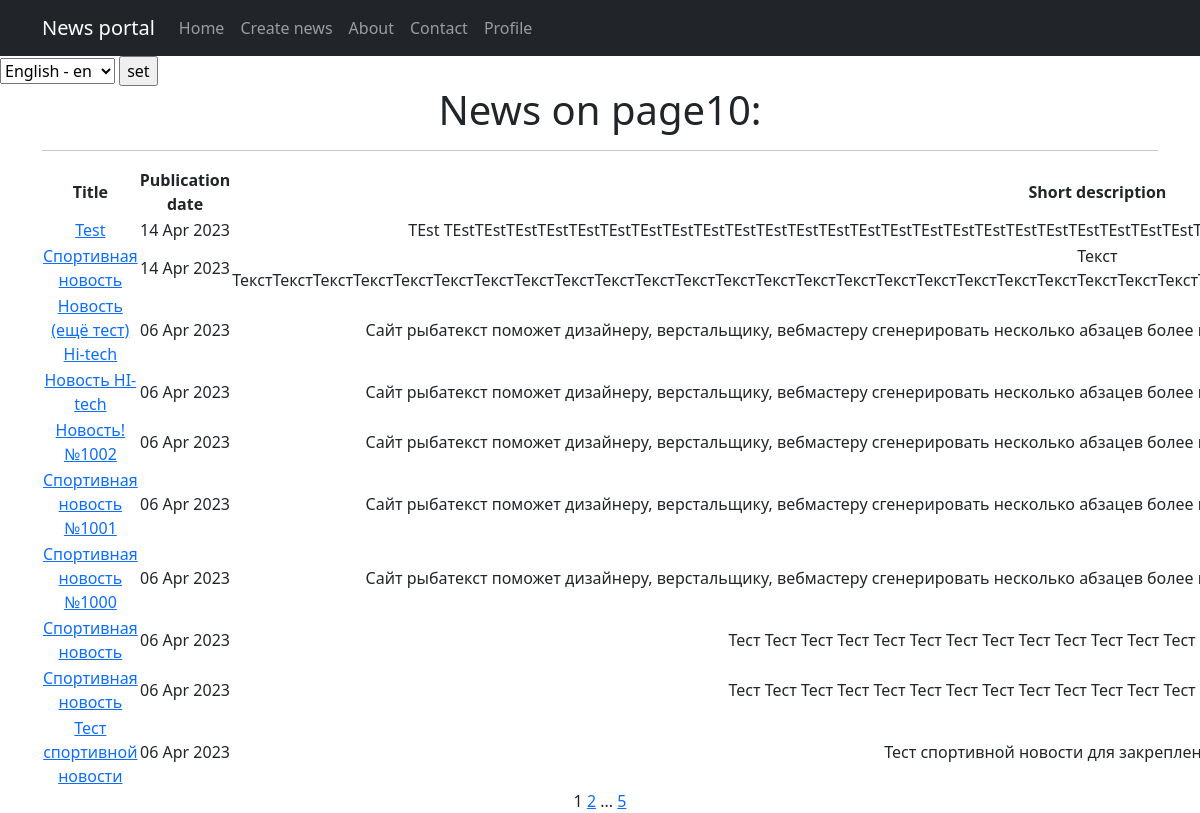
Before: /news/ with the older database file.
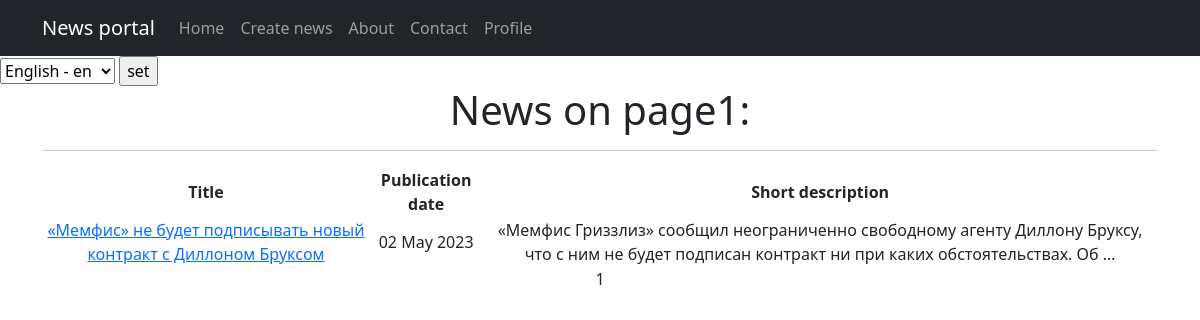
After: the same page with the newer database file.
### news_portal/models.py (models this page shows, shortened)
class Post(models.Model):
    article = 'AR'
    news = 'NE'
    OBJECT_TYPES = [
        (article, 'Статья'),
        (news, 'Новость')
    ]
    author = models.ForeignKey(Author, on_delete=models.CASCADE)
    object_type = models.CharField(max_length=2, choices=OBJECT_TYPES, default=article)
    date_post = models.DateTimeField(auto_now_add=True)
    categories = models.ManyToManyField('Category', through="PostCategory")
    header = models.CharField(max_length=255)
    text_post = models.TextField()
    post_rating = models.FloatField(default=0.0)

### news_portal/views.py (the view)
# urls.py: path('', cache_page(60)(PostsList.as_view()), name="news"),
class PostsList(ListView):
    model = Post
    ordering = '-date_post'
    template_name = 'news.html'
    context_object_name = 'news'
    paginate_by = 10
    def get_queryset(self):
        queryset = super().get_queryset()
        self.filterset = PostFilter(self.request.GET, queryset)
        return self.filterset.qs
    def get_context_data(self, **kwargs):
        context = super().get_context_data(**kwargs)
        context['filterset'] = self.filterset
        return context

### news_portal/templatetags/censor.py (called while the page is built)
@register.filter()
def censor(value):
    for word in CURSE_WORDS:
        if word in value:
            censor_word = ''.join(['*' for word in range(len(word))])
            value = value.replace(word, censor_word)
    return value

### templates/news.html (shortened to what this page needs)
{% extends 'flatpages/default.html' %}
{% load censor %}
{% load i18n %}
{% block content %}
    <h1>{% trans "News on page" %}{{ news|length }}:</h1>
    <hr>
    {% if news %}
        <table>
            <tr>
                <td><strong>{% trans "Title" %}</strong></td>
                <td><strong>{% trans "Publication date" %}</strong></td>
                <td><strong>{% trans "Short description" %}</strong></td>
            </tr>
            {% for post in news %}
            <tr>
                <td><a href="{% url 'news_detail' post.id %}">{{ post.header|censor }}</a></td>
                <td>{{ post.date_post|date:'d M Y'}}</td>
                <td>{{ post.text_post|truncatewords:20|censor }}</td>
            </tr>
            {% endfor %}
        </table>
    {% else %}
        <h2>{% trans "No news!" %}</h2>
    {% endif %}
        {{ page_obj.number }}
        {% if page_obj.has_next %}
            <a href="?page={{ page_obj.next_page_number }}">{{ page_obj.next_page_number }}</a>
            {% if paginator.num_pages != page_obj.next_page_number %}
                ...
                <a href="?page={{ page_obj.paginator.num_pages }}">{{ page_obj.paginator.num_pages }}</a>
            {% endif %}
        {% endif %}
{% endblock content %}

Changed rows visible on the page:
removed Post: header|censor "Test", date_post "14 Apr 2023", text_post|censor "TEst…"
removed Post: header|censor "Спортивная новость", date_post "14 Apr 2023", text_post|censor "Текст…"
removed Post: header|censor "Новость (ещё тест) Hi-tech", date_post "06 Apr 2023", text_post|censor "Сайт рыбатекст поможет дизайнеру, верстальщику, вебмастеру сгенерировать несколько абзацев более…"
removed Post: header|censor "Новость HI-tech", date_post "06 Apr 2023", text_post|censor "Сайт рыбатекст поможет дизайнеру, верстальщику, вебмастеру сгенерировать несколько абзацев более…"
removed Post: header|censor "Новость! №1002", date_post "06 Apr 2023", text_post|censor "Сайт рыбатекст поможет дизайнеру, верстальщику, вебмастеру сгенерировать несколько абзацев более…"
removed Post: header|censor "Спортивная новость №1001", date_post "06 Apr 2023", text_post|censor "Сайт рыбатекст поможет дизайнеру, верстальщику, вебмастеру сгенерировать несколько абзацев более…"
removed Post: header|censor "Спортивная новость №1000", date_post "06 Apr 2023", text_post|censor "Сайт рыбатекст поможет дизайнеру, верстальщику, вебмастеру сгенерировать несколько абзацев более…"
removed Post: header|censor "Спортивная новость", date_post "06 Apr 2023", text_post|censor "Тест Тест Тест Тест Тест Тест Тест Тест Тест Тест Тест Тест Тест…"
removed Post: header|censor "Спортивная новость", date_post "06 Apr 2023", text_post|censor "Тест Тест Тест Тест Тест Тест Тест Тест Тест Тест Тест Тест Тест…"
removed Post: header|censor "Тест спортивной новости", date_post "06 Apr 2023", text_post|censor "Тест спортивной новости для…"
now on this page (row edited): Post: header|censor "«Мемфис» не будет подписывать новый контракт с Диллоном Бруксом", date_post "02 May 2023", text_post|censor "«Мемфис Гриззлиз» сообщил неограниченно свободному агенту Диллону Бруксу, что с ним не будет подписан контракт ни при каких обстоятельствах. Об …"
Other visible differences:
{{ news|length }}: "10" → "1"
{{ page_obj.next_page_number }}: "2" → (not shown)
{{ page_obj.paginator.num_pages }}: "5" → (not shown)
